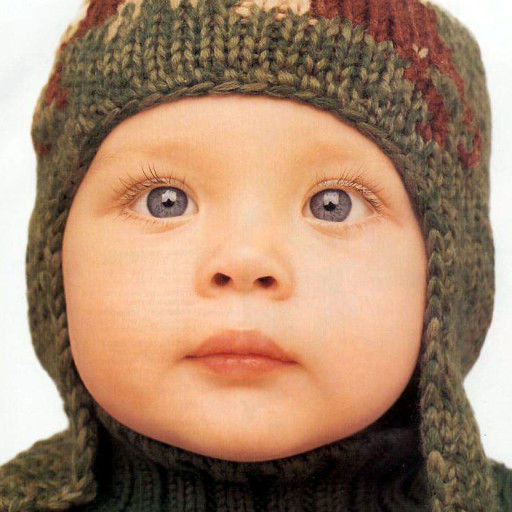
#> input picture 计算机视觉时间-练习三/test_data/set5/baby.png, 512 x 512 px; its folder holds only this picture in this run
$ jupyter execute Test_set5_SWinIR.ipynb
#> lines starting #> are read from the running program, lines starting #| are printed output that depends on the picture; long printed decimals are rounded
#                           使用SWinIR方法恢复图像对set5数据集进行测试

导入相关包

[cell 1]
from PIL import Image
import os
import cv2
import matplotlib.pyplot as plt
import matplotlib.image as mpimg
import numpy as np
# from skimage.metrics import structural_similarity as ssim

实现显示图片函数

[cell 2]
def show(image1,image2):

    image1 = cv2.cvtColor(image1, cv2.COLOR_BGR2RGB)
    image2 = cv2.cvtColor(image2, cv2.COLOR_BGR2RGB)

    # 水平拼接两张图像
    concatenated_image = np.hstack((image1, image2))

    # 显示拼接后的图像
    plt.imshow(concatenated_image)
    plt.axis('off')

    # 对第一张图像添加标注
    plt.text(image1.shape[1] // 2, image1.shape[0] + 30, 'Origin_Image ', color='red', fontsize=12, ha='center')

    # 对第二张图像添加标注
    plt.text(image1.shape[1] + image2.shape[1] // 2, image1.shape[0] + 30, 'SWinIR_Image', color='blue', fontsize=12, ha='center')


    plt.show()


# [8 lines of commented-out code are left out]

定义Calculate SSIM函数

[cell 3]
#更改图像通道顺序
def reorder_image(img, input_order='HWC'):
    if input_order not in ['HWC', 'CHW']:
        raise ValueError(f'Wrong input_order {input_order}. Supported input_orders are ' "'HWC' and 'CHW'")
    if len(img.shape) == 2:
        img = img[..., None]
    if input_order == 'CHW':
        img = img.transpose(1, 2, 0)
    return img

# 计算单通道图像的ssim
def _ssim(img1, img2):
    C1 = (0.01 * 255) ** 2
    C2 = (0.03 * 255) ** 2

    img1 = img1.astype(np.float64)
    img2 = img2.astype(np.float64)
    kernel = cv2.getGaussianKernel(11, 1.5)
    window = np.outer(kernel, kernel.transpose())

    mu1 = cv2.filter2D(img1, -1, window)[5:-5, 5:-5]
    mu2 = cv2.filter2D(img2, -1, window)[5:-5, 5:-5]
    mu1_sq = mu1 ** 2
    mu2_sq = mu2 ** 2
    mu1_mu2 = mu1 * mu2
    sigma1_sq = cv2.filter2D(img1 ** 2, -1, window)[5:-5, 5:-5] - mu1_sq
    sigma2_sq = cv2.filter2D(img2 ** 2, -1, window)[5:-5, 5:-5] - mu2_sq
    sigma12 = cv2.filter2D(img1 * img2, -1, window)[5:-5, 5:-5] - mu1_mu2

    ssim_map = ((2 * mu1_mu2 + C1) * (2 * sigma12 + C2)) / ((mu1_sq + mu2_sq + C1) * (sigma1_sq + sigma2_sq + C2))
    return ssim_map.mean()

#计算ssim
def calculate_ssim(img1, img2, input_order='HWC'):

    assert img1.shape == img2.shape, (f'Image shapes are differnet: {img1.shape}, {img2.shape}.')
    if input_order not in ['HWC', 'CHW']:
        raise ValueError(f'Wrong input_order {input_order}. Supported input_orders are ' '"HWC" and "CHW"')
    img1 = reorder_image(img1, input_order=input_order)
    img2 = reorder_image(img2, input_order=input_order)
    img1 = img1.astype(np.float64)
    img2 = img2.astype(np.float64)

    ssims = []
    for i in range(img1.shape[2]):
        ssims.append(_ssim(img1[..., i], img2[..., i]))
    return np.array(ssims).mean()

主函数

[cell 4]
if __name__ == "__main__":

    origin_path ='test_data/set5'
    sr_path='test_data/set5_SwinIR'
    psnr_list = []
    ssim_list = []
    for file in os.listdir(origin_path):
        # 加载图像
        origin_filepath = os.path.join(origin_path, file)
        sr_filepath=os.path.join(sr_path,file)

        origin_image=cv2.imread(origin_filepath)
#> origin_image is the input picture: shape (512, 512, 3); mean B, G, R 109.5, 134.2, 166.9
        sr_image=cv2.imread(sr_filepath)
#         sr_image=bicubic(sr_image_1)

        # 统一图像尺寸
        sr_image=cv2.resize(sr_image, (origin_image.shape[1], origin_image.shape[0]))
        print(file)

        show(origin_image,sr_image)
#> in show, `concatenated_image = np.hstack((image1, image2))`:
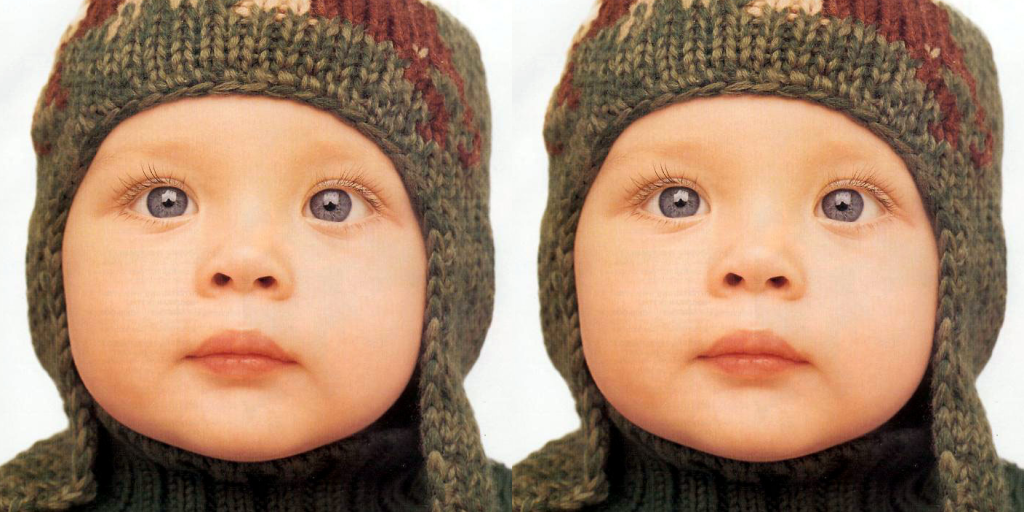
#> concatenated_image: shape (512, 1024, 3); mean R, G, B 166.9, 134.2, 109.5
        # PSNR
        psnr = cv2.PSNR(origin_image, sr_image)
#> psnr = 361.2
        psnr_list.append(psnr)
        # SSIM
        ssim_value= calculate_ssim(origin_image, sr_image)
#> the loop in calculate_ssim, `for i in range(img1.shape[2]):` made 3 passes
#> pass 1, in _ssim, `img1 = img1.astype(np.float64)`:
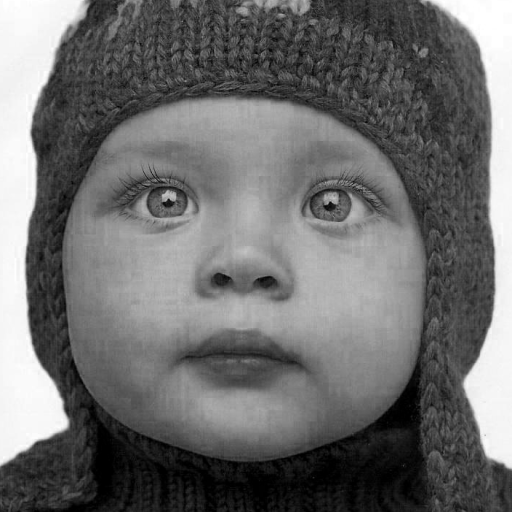
#> img1: shape (512, 512) float64; min 0, max 255, mean 109.5
#> pass 1, in _ssim, `mu1 = cv2.filter2D(img1, -1, window)[5:-5, 5:-5]`:
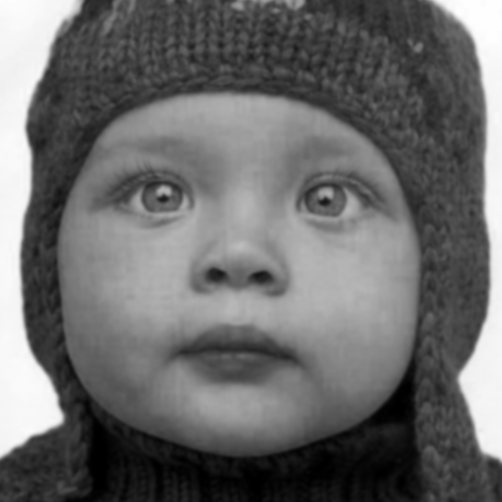
#> mu1: shape (502, 502) float64; min 1.07e-14, max 255, mean 107.6; drawn with min black and max white
#> pass 1, in _ssim, `mu1_sq = mu1 ** 2`:
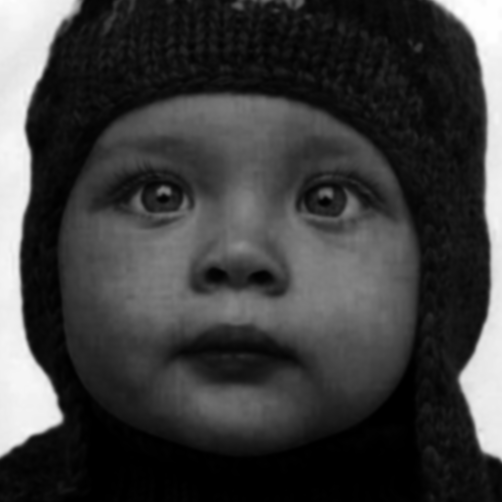
#> mu1_sq: shape (502, 502) float64; min 1.14e-28, max 65025, mean 15814; drawn with min black and max white
#> pass 1, in _ssim, `sigma1_sq = cv2.filter2D(img1 ** 2, -1, window)[5:-5, 5:-5] - mu1_sq`:
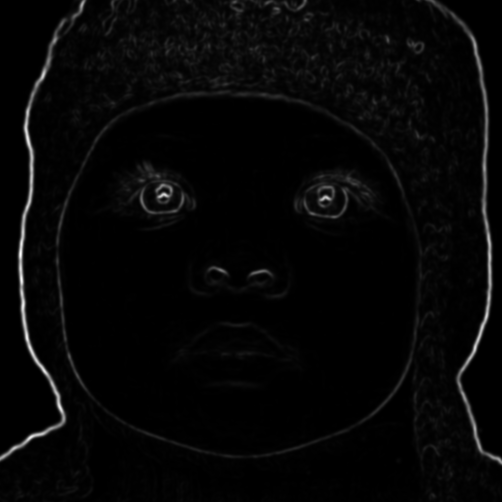
#> sigma1_sq: shape (502, 502) float64; min -4.37e-11, max 4843.1, mean 128.8; drawn with min black and max white
#> after the loop in calculate_ssim, `for i in range(img1.shape[2]):`: ssims = [1, 1, 1]
#> ssim_value = 1
        ssim_list.append(ssim_value)
        print("PSNR:", psnr)
#| PSNR: 361.202
        print("SSIM:", ssim_value)
#| SSIM: 1.0
        print('\n')

    print("Averge PSNR:",np.mean(psnr_list))
#| Averge PSNR: 361.202
    print("Averge SSIM:",np.mean(ssim_list))
#| Averge SSIM: 1.0

$ run again, on 计算机视觉时间-练习三/test_data/set5/bird.png
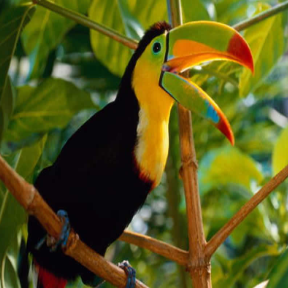
#> input picture 计算机视觉时间-练习三/test_data/set5/bird.png, 288 x 288 px
#> origin_image is the input picture: shape (288, 288, 3); mean B, G, R 27, 88.5, 88
#> in show, `concatenated_image = np.hstack((image1, image2))`:
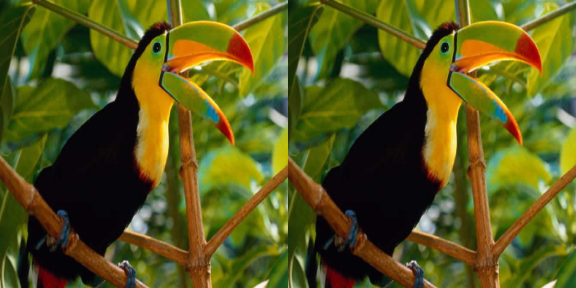
#> concatenated_image: shape (288, 576, 3); mean R, G, B 88, 88.5, 27
#> psnr = 361.2
#> the loop in calculate_ssim, `for i in range(img1.shape[2]):` made 3 passes
#> pass 1, in _ssim, `sigma1_sq = cv2.filter2D(img1 ** 2, -1, window)[5:-5, 5:-5] - mu1_sq`:
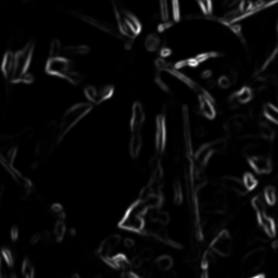
#> sigma1_sq: shape (278, 278) float64; min -5.17e-12, max 6278.9, mean 247.3; drawn with min black and max white
#> after the loop in calculate_ssim, `for i in range(img1.shape[2]):`: ssims = [1, 1, 1]
#> ssim_value = 1
#| PSNR: 361.202
#| SSIM: 1.0
#| Averge PSNR: 361.202
#| Averge SSIM: 1.0

$ run again, on 计算机视觉时间-练习三/test_data/set5/butterfly.png
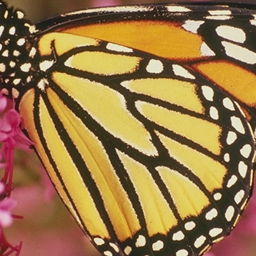
#> input picture 计算机视觉时间-练习三/test_data/set5/butterfly.png, 256 x 256 px
#> origin_image is the input picture: shape (256, 256, 3); mean B, G, R 72.8, 119.2, 153
#> in show, `concatenated_image = np.hstack((image1, image2))`:
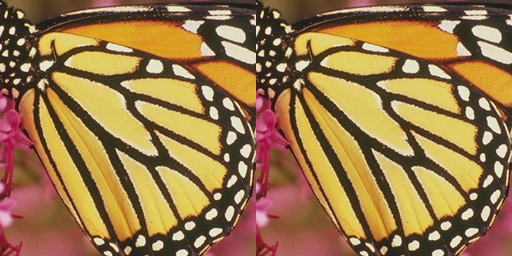
#> concatenated_image: shape (256, 512, 3); mean R, G, B 153, 119.2, 72.8
#> psnr = 361.2
#> the loop in calculate_ssim, `for i in range(img1.shape[2]):` made 3 passes
#> pass 1, in _ssim, `sigma1_sq = cv2.filter2D(img1 ** 2, -1, window)[5:-5, 5:-5] - mu1_sq`:
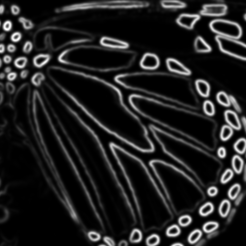
#> sigma1_sq: shape (246, 246) float64; min 0.537, max 6730.8, mean 872.4; drawn with min black and max white
#> after the loop in calculate_ssim, `for i in range(img1.shape[2]):`: ssims = [1, 1, 1]
#> ssim_value = 1
#| PSNR: 361.202
#| SSIM: 1.0
#| Averge PSNR: 361.202
#| Averge SSIM: 1.0
